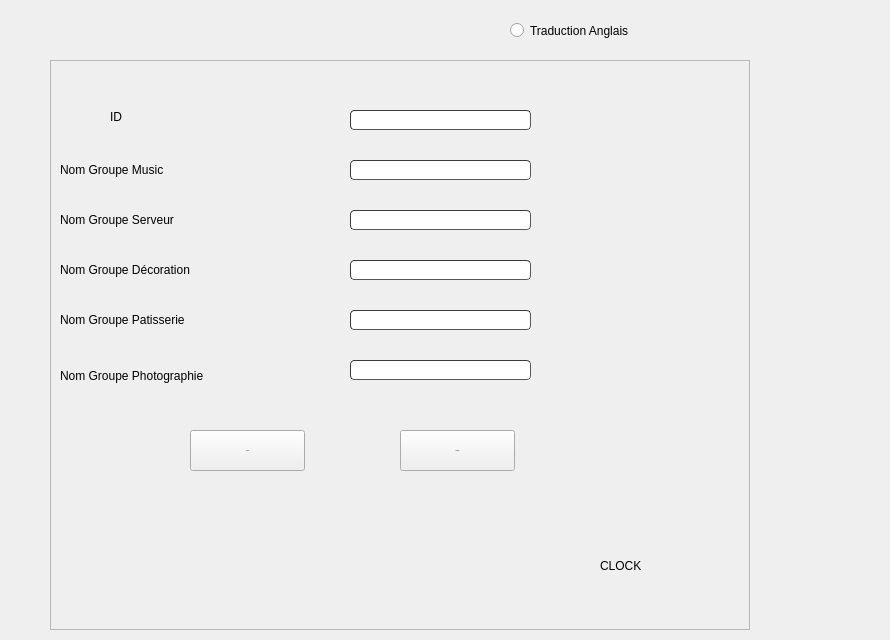
      <widget class="QWidget" name="tab_5">
       <attribute name="title">
        <string>Ajouter  Réservation</string>
       </attribute>
       <widget class="QFrame" name="frame_3">
        <property name="geometry">
         <rect>
          <x>50</x>
          <y>60</y>
          <width>700</width>
          <height>570</height>
         </rect>
        </property>
        <property name="frameShape">
         <enum>QFrame::StyledPanel</enum>
        </property>
        <property name="frameShadow">
         <enum>QFrame::Raised</enum>
        </property>
        <widget class="QLineEdit" name="lineEdit_id_reservation">
         <property name="geometry">
          <rect>
           <x>300</x>
           <y>50</y>
           <width>181</width>
           <height>20</height>
          </rect>
         </property>
         <property name="styleSheet">
          <string notr="true">	border-width: 1px; border-radius: 4px;
	border-color: rgb(58, 58, 58);
	border-style: inset;
	padding: 0 8px;

	selection-background-color: rgb(187, 187, 187);
	selection-color: rgb(60, 63, 65);
color: rgb(255, 255, 255);</string>
         </property>
         <property name="placeholderText">
          <string>id</string>
         </property>
        </widget>
        <widget class="QLineEdit" name="lineEdit_nomGP_music">
         <property name="geometry">
          <rect>
           <x>300</x>
           <y>100</y>
           <width>181</width>
           <height>20</height>
          </rect>
         </property>
         <property name="styleSheet">
          <string notr="true">	border-width: 1px; border-radius: 4px;
color: rgb(255, 255, 255);
	border-color: rgb(58, 58, 58);
	border-style: inset;
	padding: 0 8px;

	selection-background-color: rgb(187, 187, 187);
	selection-color: rgb(60, 63, 65);</string>
         </property>
         <property name="placeholderText">
          <string>GP Music</string>
         </property>
        </widget>
        <widget class="QLineEdit" name="lineEdit_nomGP_serveur">
         <property name="geometry">
          <rect>
           <x>300</x>
           <y>150</y>
           <width>181</width>
           <height>20</height>
          </rect>
         </property>
         <property name="styleSheet">
          <string notr="true">	border-width: 1px; border-radius: 4px;
color: rgb(255, 255, 255);
	border-color: rgb(58, 58, 58);
	border-style: inset;
	padding: 0 8px;

	selection-background-color: rgb(187, 187, 187);
	selection-color: rgb(60, 63, 65);</string>
         </property>
         <property name="placeholderText">
          <string>GP Serveur</string>
         </property>
        </widget>
        <widget class="QLineEdit" name="lineEdit_nomGP_deco">
         <property name="geometry">
          <rect>
           <x>300</x>
           <y>200</y>
           <width>181</width>
           <height>20</height>
          </rect>
         </property>
         <property name="styleSheet">
          <string notr="true">	border-width: 1px; border-radius: 4px;
color: rgb(255, 255, 255);
	border-color: rgb(58, 58, 58);
	border-style: inset;
	padding: 0 8px;

	selection-background-color: rgb(187, 187, 187);
	selection-color: rgb(60, 63, 65);</string>
         </property>
         <property name="placeholderText">
          <string>GP Décoration</string>
         </property>
        </widget>
        <widget class="QLineEdit" name="lineEdit_nomGP_patisserie">
         <property name="geometry">
          <rect>
           <x>300</x>
           <y>250</y>
           <width>181</width>
           <height>20</height>
          </rect>
         </property>
         <property name="styleSheet">
          <string notr="true">	border-width: 1px; border-radius: 4px;
color: rgb(255, 255, 255);
	border-color: rgb(58, 58, 58);
	border-style: inset;
	padding: 0 8px;

	selection-background-color: rgb(187, 187, 187);
	selection-color: rgb(60, 63, 65);</string>
         </property>
         <property name="placeholderText">
          <string>GP patisserie</string>
         </property>
        </widget>
        <widget class="QLineEdit" name="lineEdit_nomGP_photographie">
         <property name="geometry">
          <rect>
           <x>300</x>
           <y>300</y>
           <width>181</width>
           <height>20</height>
          </rect>
         </property>
         <property name="styleSheet">
          <string notr="true">	border-width: 1px; border-radius: 4px;
color: rgb(255, 255, 255);
	border-color: rgb(58, 58, 58);
	border-style: inset;
	padding: 0 8px;

	selection-background-color: rgb(187, 187, 187);
	selection-color: rgb(60, 63, 65);</string>
         </property>
         <property name="placeholderText">
          <string>GP photographie</string>
         </property>
        </widget>
        <widget class="QPushButton" name="pushButton_modifierreservation">
         <property name="geometry">
          <rect>
           <x>350</x>
           <y>370</y>
           <width>115</width>
           <height>41</height>
          </rect>
         </property>
         <property name="font">
          <font>
           <family>century gothic</family>
           <pointsize>-1</pointsize>
           <weight>50</weight>
           <bold>false</bold>
          </font>
         </property>
         <property name="text">
          <string>Modifier</string>
         </property>
         <property name="icon">
          <iconset resource="ressources.qrc">
           <normaloff>:/img/ressources/128586817_297996038251568_153686129387149344_n.png</normaloff>:/img/ressources/128586817_297996038251568_153686129387149344_n.png</iconset>
         </property>
         <property name="iconSize">
          <size>
           <width>30</width>
           <height>30</height>
          </size>
         </property>
        </widget>
        <widget class="QPushButton" name="pushButton_sauvgarderreservatio">
         <property name="geometry">
          <rect>
           <x>140</x>
           <y>370</y>
           <width>115</width>
           <height>41</height>
          </rect>
         </property>
         <property name="font">
          <font>
           <family>century gothic</family>
           <pointsize>-1</pointsize>
           <weight>50</weight>
           <bold>false</bold>
          </font>
         </property>
         <property name="text">
          <string>Ajouter</string>
         </property>
         <property name="icon">
          <iconset resource="ressources.qrc">
           <normaloff>:/img/ressources/128362656_213598176780517_3160026623662294284_n.png</normaloff>:/img/ressources/128362656_213598176780517_3160026623662294284_n.png</iconset>
         </property>
         <property name="iconSize">
          <size>
           <width>30</width>
           <height>30</height>
          </size>
         </property>
        </widget>
        <widget class="QLabel" name="label_gp_music">
         <property name="geometry">
          <rect>
           <x>10</x>
           <y>100</y>
           <width>191</width>
           <height>20</height>
          </rect>
         </property>
         <property name="text">
          <string>Nom Groupe Music</string>
         </property>
        </widget>
        <widget class="QLabel" name="label_gpserveur">
         <property name="geometry">
          <rect>
           <x>10</x>
           <y>150</y>
           <width>211</width>
           <height>20</height>
          </rect>
         </property>
         <property name="text">
          <string>Nom Groupe Serveur</string>
         </property>
        </widget>
        <widget class="QLabel" name="label_gpdeco">
         <property name="geometry">
          <rect>
           <x>10</x>
           <y>200</y>
           <width>221</width>
           <height>20</height>
          </rect>
         </property>
         <property name="text">
          <string>Nom Groupe Décoration</string>
         </property>
        </widget>
        <widget class="QLabel" name="label_gppati">
         <property name="geometry">
          <rect>
           <x>10</x>
           <y>250</y>
           <width>221</width>
           <height>20</height>
          </rect>
         </property>
         <property name="text">
          <string>Nom Groupe Patisserie</string>
         </property>
        </widget>
        <widget class="QLabel" name="label_gpphoto">
         <property name="geometry">
          <rect>
           <x>10</x>
           <y>300</y>
           <width>261</width>
           <height>31</height>
          </rect>
         </property>
         <property name="text">
          <string>Nom Groupe Photographie</string>
         </property>
        </widget>
        <widget class="QLabel" name="label_id_2">
         <property name="geometry">
          <rect>
           <x>60</x>
           <y>50</y>
           <width>47</width>
           <height>13</height>
          </rect>
         </property>
         <property name="text">
          <string>ID</string>
         </property>
        </widget>
       </widget>
       <widget class="QLabel" name="label_20">
        <property name="geometry">
         <rect>
          <x>600</x>
          <y>500</y>
          <width>281</width>
          <height>131</height>
         </rect>
        </property>
        <property name="styleSheet">
         <string notr="true">font: 57 12pt &quot; MT&quot;;
color: rgb(0, 0, 0);
font: 57 28pt &quot;Engravers MT&quot;;
background-color:transparent;</string>
        </property>
        <property name="text">
         <string>CLOCK</string>
        </property>
       </widget>
       <widget class="QRadioButton" name="radioButton_6">
        <property name="geometry">
         <rect>
          <x>510</x>
          <y>20</y>
          <width>211</width>
          <height>21</height>
         </rect>
        </property>
        <property name="text">
         <string>Traduction Anglais</string>
        </property>
       </widget>
      </widget>
